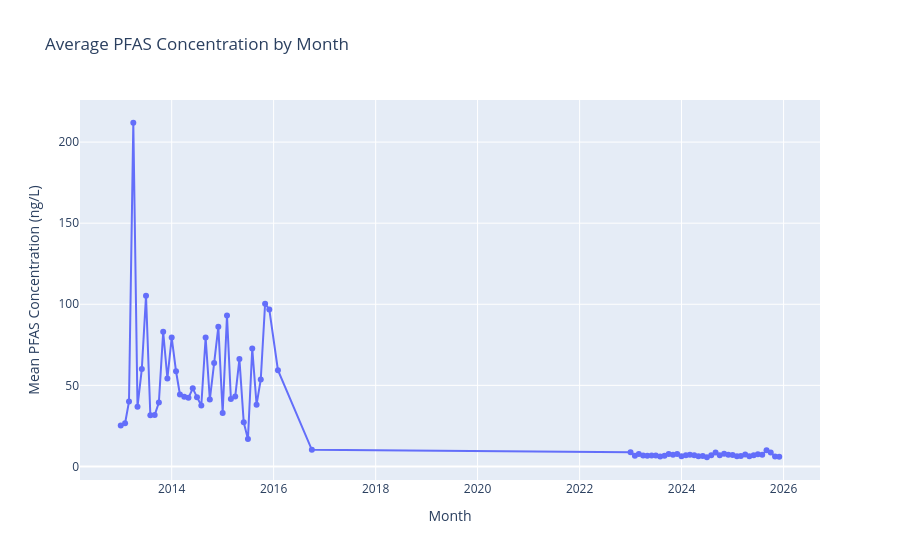

Notebook code cell kept with this figure:
### Code cell
import plotly.express as px

contain_pfas_grouped = (
    contain_pfas
    .groupby("month")["mean_result_ngL"]
    .mean()
    .reset_index()
)

fig = px.line(
    contain_pfas_grouped,
    x="month",
    y="mean_result_ngL",
    markers=True,
    title="Average PFAS Concentration by Month"
)

fig.update_layout(
    xaxis_title="Month",
    yaxis_title="Mean PFAS Concentration (ng/L)"
)

fig.show()
